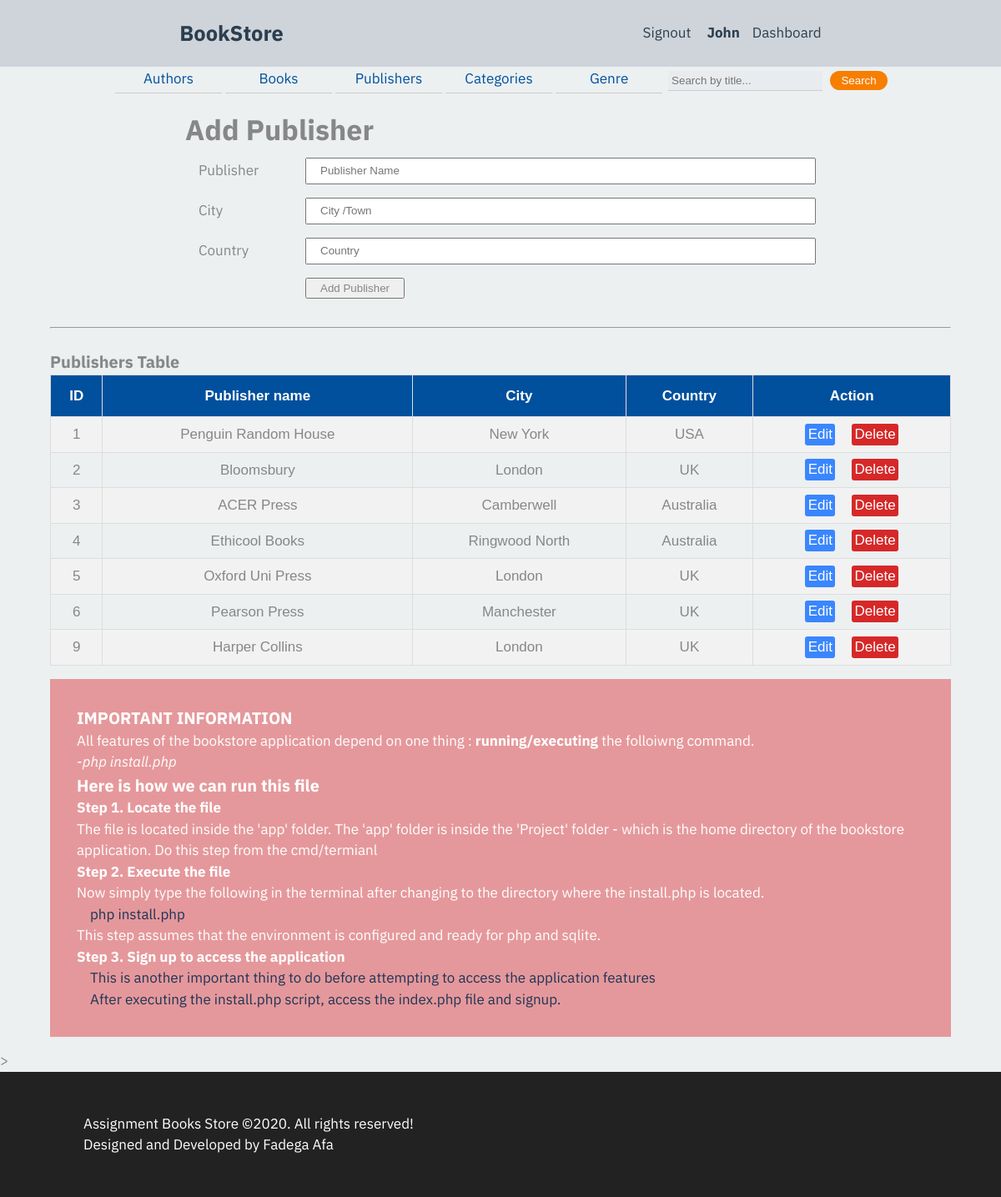
Screenshot of /templates/publisher.php (signed in) with the database file from the repository.
### tables this page shows
CREATE TABLE publisher(
			publisher_id INTEGER PRIMARY KEY AUTOINCREMENT NOT NULL,
			pname TEXT NOT NULL,
			city TEXT,
			country TEXT NOT NULL
		);

### templates/publisher.php (the view, shortened to what this page needs)
<?php
    require '../app/header.php';
    require '../app/dbh.php';
?>
<main>
  <?php
    if(isset($_SESSION['useremail'])||isset($_SESSION['emailId'])){?>
        <form name="my-form" action="../app/publisher.inc.php" method="post">
            <h1>Add Publisher</h1>
            <div class="form-box">
                <label for="publisher">Publisher</label>
                <input type="text" id="publisher" name="publisher" placeholder="Publisher Name" >
            </div>
            <div class="form-box">
                <label for="city">City</label>
                <input type="text" id="city" name="city" placeholder="City /Town" >
            </div>
            <div class="form-box">
                <label for="country">Country</label>
                <input type="text" id="country" name="country" placeholder="Country" >
            </div>
            <div class="form-box">
                <button type="submit" id="btnSend" name="submit">Add Publisher</button>
            </div>
        </form>
        <br><hr><br>
        <h3>Publishers Table</h3>
        <table class="db-table">
        <tr>
            <th>ID </th>
            <th>Publisher name </th>
            <th>City </th>
            <th>Country </th>
            <th>Action</th>
        </tr>
        <?php
        $sql ='SELECT *FROM publisher';
        $res = $conn->prepare($sql);
        $res->execute();
        $data = $res->fetchAll(PDO::FETCH_ASSOC);
        foreach($data as $row):?>
          <tr>
            <td><?php echo $row['publisher_id'];?></td>
            <td><?php echo ucwords($row['pname']);?></td>
            <td><?php echo ucwords($row['city']);?></td>
            <td><?php echo ucwords($row['country']);?></td>
            <td>
               <a class="edit" href="../templates/editpublisher.php?id=<?php echo $row['publisher_id'];?>">Edit</a>
               <a class="delete" href="../app/deletepublisher.php?id=<?php echo $row['publisher_id'];?>">Delete</a>
            </td>
          </tr>
        <?php endforeach; ?>
        </table>
      <?php }else{
           echo
              '  <h2><br>Access denied ..</h2>
                 <p><br>Oops! You are not authorized. Please signin
                 <a href="../templates/signin.php">here</a>
                 <span> Or singup <a href="../templates/signup.php">here</a> </span></p>';
           }
          ?>
    </main>>
<?php require '../app/footer.php';?>

### css/menu.css (style rules this page uses)
:root { --greyapple:#eee; --greenaple:#2ecc71; --drakmatter:#34495e; --darkermatter:#2c3e50; --darkergrey:#ced4da; }
* { margin: 0; padding:0; box-sizing: border-box; }
body { font-family: "IBM Plex Sans", Verdana, Tahoma, sans-serif; }
a { text-decoration: none; color:#00509d; color: #023047; color: #073b4c; color:red; }

### css/master.css (style rules this page uses)
* { box-sizing: border-box; padding:0; margin:0; }
html { box-sizing: border-box; font-size: 20px; line-height: 1.6; font-family: 'Source Sans Pro', sans-serif, Segoe UI, Roboto, Helvetica, Arial, sans-serif, 'Apple Color Emoji', 'Segoe UI Emoji', 'Segoe UI Symbol'; color: #878787; }
*, *::before, *:after { box-sizing: inherit; padding: 0; margin: 0; }
body { margin:0 auto; padding:0; font-size:17px; user-select: none; -webkit-user-select: none; -khtml-user-select: none; -moz-user-select: none; -ms-user-select: none; }
.db-table { font-family: "Trebuchet MS", Arial, Helvetica, sans-serif; border-collapse: collapse; width: 100%; }
.db-table td, .db-table th { border: 1px solid #ddd; padding: 8px; text-align: center; }
.db-table tr:nth-child(even) { background-color: #f2f2f2; }
.db-table th { padding-top: 12px; padding-bottom: 12px; text-align: left; background-color:#00509d; color: white; text-align: center; }
.db-table .delete { color:red; background:#d62828; color:white; padding:0.2em 0.2em; border-radius: 3px; }
.db-table .edit { margin-right:15px; background:#3a86ff; color:#fff; padding:0.2em 0.2em; border-radius: 3px; }
main { margin: 1rem auto; width:90%; max-width: 1200px; }
main form { width:70%; margin:0 auto; }
input, label, button { padding: 0.2rem 1rem; color: inherit; }
.form-box { padding: 0.5rem 0; display: flex; flex-direction: column; }
.form-box label { display: none; }
.form-box input, .form-box select, .form-box textarea { flex-basis: 100%; }
#btnSend { margin-right: 5px; }
.placeholder { margin-top:1rem; background:#e5989b; color:#fff; padding:2rem; }
@media all and (min-width: 500px) { .form-box label { display: block; } }
@media all and (min-width: 600px) { .form-box { flex-direction: row; } }
@media all and (min-width: 600px) { .form-box label { flex-basis: 9rem; flex-grow: 0; flex-shrink: 0; } }
@media all and (min-width: 600px) { .form-box input, .form-box select, .form-box textarea { flex-basis: 0; flex-grow: 1; flex-shrink: 1; } }
@media all and (min-width: 600px) { .form-box button { margin-left: 9rem; } }

### css/dashboard.css (style rules this page uses)
html { box-sizing: border-box; font-size: 16px; line-height: 1.5; }
:root { --greyapple:#ecf0f1; --brightorange:#ff9f1c; --lightgrey:#D3D3D3; --greenaple:#2ecc71; --drakmatter:#34495e; --darkermatter:#2c3e50; }
body { background-color: var(--greyapple); font-family: "IBM Plex Sans", Verdana, Tahoma, sans-serif; }
*, *::before, *:after { box-sizing: inherit; padding: 0; margin: 0; }
a { text-decoration: none; color:var(--darkermatter); }

### rows the page displays
publisher: publisher_id "1", pname "Penguin Random House", city "New York", country "USA"
publisher: publisher_id "2", pname "Bloomsbury", city "London", country "UK"
publisher: publisher_id "3", pname "ACER Press", city "Camberwell", country "Australia"
publisher: publisher_id "4", pname "Ethicool Books", city "Ringwood North", country "Australia"
publisher: publisher_id "5", pname "Oxford Uni Press", city "London", country "UK"
publisher: publisher_id "6", pname "Pearson Press", city "Manchester", country "UK"
publisher: publisher_id "9", pname "Harper Collins", city "London", country "UK"

### other values shown
$_SESSION['firstname'] "John"
